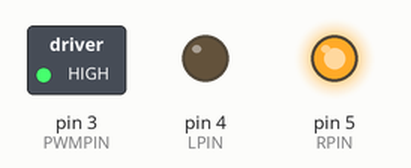
This sketch was run on a simulated Arduino Uno, built with avr-gcc and run on an emulated ATmega328P. On the bench: switched loads named in the sketch (green lamp = pin HIGH), output pins drawn as LEDs (lit = HIGH).

Above: at 2.5 s.
At 7.5 s:
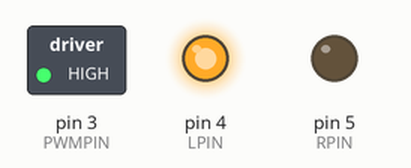
Timing chart, 0 to 11.5 s (numbered marks = the images above):
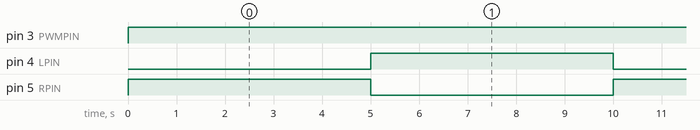

Measured:
- by itself, pin 3 (PWMPIN): LOW → HIGH at 0.00 s
- by itself, pin 4 (LPIN), pin 5 (RPIN): alternates HIGH for 5.0 s and LOW for 5.0 s

The sketch:

Motor_Test.ino
```cpp
// Motorsturing
//

#include <Arduino.h>

#define PWMPIN 3
#define LPIN 4
#define RPIN 5

void setup()
{
  Serial.begin(9600);
  pinMode(PWMPIN, OUTPUT);
  pinMode(LPIN, OUTPUT);
  pinMode(RPIN, OUTPUT);
}

void loop()
{
  digitalWrite(PWMPIN, HIGH);
  motorSturen(true);
  delay(5000);
  motorSturen(false);
  delay(5000);
}

void motorSturen(bool richting)
{
  if(richting)
  {
    digitalWrite(LPIN, LOW);
    digitalWrite(RPIN, HIGH);
    return;
  }

  else
  {
    digitalWrite(RPIN, LOW);
    digitalWrite(LPIN, HIGH);
    return;
  }
}
```
